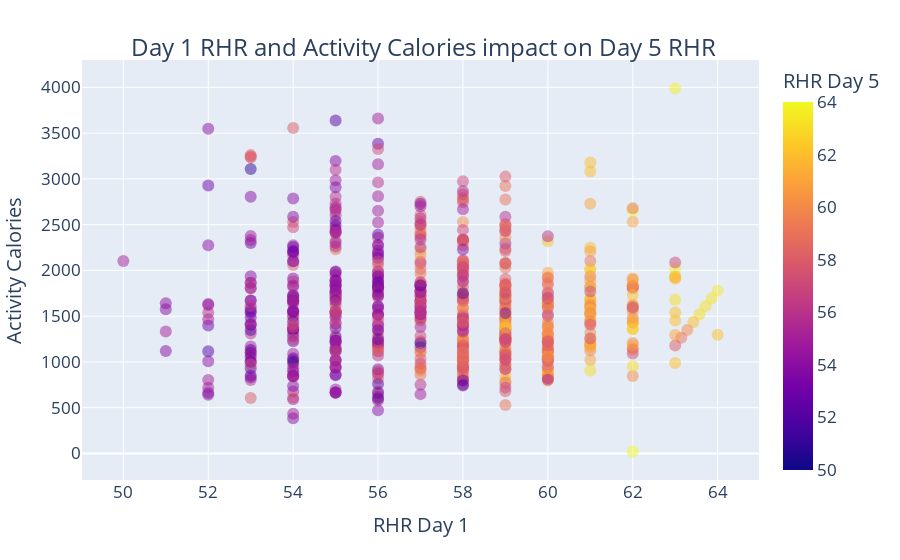

Here is the notebook cell this chart was saved with:
### Code cell
fig2 = px.scatter(df, x='RHR Day 1', y='Activity Calories', color='RHR Day 5', opacity=0.5)
fig2.update_layout(
    title = {
        'text': "Day 1 RHR and Activity Calories impact on Day 5 RHR",
        'x': 0.47,
        'y': 0.93
    },
    font = dict(
        size=17
    ))
fig2.update_traces(marker=dict(size=12),
                  selector=dict(mode='markers'))
fig2

### Figure 1 — Plotly figure (JSON) as saved in the notebook; plotly's stock layout.template omitted (floating-point values rounded to 4 significant figures; data arrays with more than 128 entries replaced by an {"elided": "..."} marker saying what was removed)
{"data": [{"hoverlabel": {"namelength": 0}, "hovertemplate": "RHR Day 1=%{x}<br>Activity Calories=%{y}<br>RHR Day 5=%{marker.color}", "legendgroup": "", "marker": {"color": {"elided": "671 float values"}, "coloraxis": "coloraxis", "opacity": 0.5, "size": 12, "symbol": "circle"}, "mode": "markers", "name": "", "showlegend": false, "type": "scatter", "x": {"elided": "671 float values"}, "xaxis": "x", "y": {"elided": "671 float values"}, "yaxis": "y"}], "layout": {"coloraxis": {"colorbar": {"title": {"text": "RHR Day 5"}}, "colorscale": [[0, "#0d0887"], [0.1111, "#46039f"], [0.2222, "#7201a8"], [0.3333, "#9c179e"], [0.4444, "#bd3786"], [0.5556, "#d8576b"], [0.6667, "#ed7953"], [0.7778, "#fb9f3a"], [0.8889, "#fdca26"], [1, "#f0f921"]]}, "font": {"size": 17}, "legend": {"tracegroupgap": 0}, "margin": {"t": 60}, "title": {"text": "Day 1 RHR and Activity Calories impact on Day 5 RHR", "x": 0.47, "y": 0.93}, "xaxis": {"anchor": "y", "domain": [0, 1], "title": {"text": "RHR Day 1"}}, "yaxis": {"anchor": "x", "domain": [0, 1], "title": {"text": "Activity Calories"}}}}
